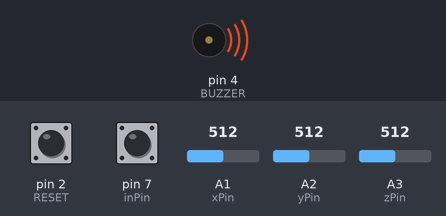
The sketch below on a simulated Arduino Uno, built with avr-gcc and run on an emulated ATmega328P. Shown: buzzer (waves = sounding, pin HIGH). Inputs (shaded band) come from the test bench; at power-on: pin 2 (RESET) HIGH, A1 (xPin) = 512, pin 7 (inPin) HIGH, A2 (yPin) = 512, A3 (zPin) = 512. What the sketch prints to the serial monitor is not drawn.

Above: at 1.2 s.
1.3 s: pin 2 (RESET) pulled LOW for 0.15 s
At 2.6 s:
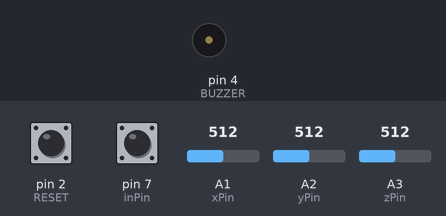
2.9 s: A1 (xPin) set to 482
At 4.4 s:
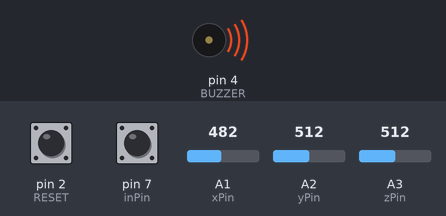
Timing chart, 0 to 5.9 s (numbered marks = the images above; inputs shaded):
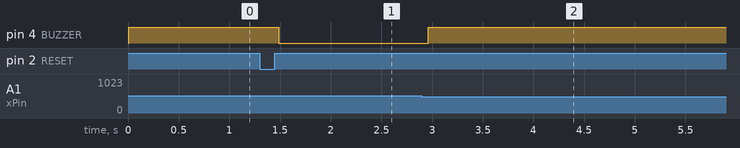

Measured:
- the behaviour switches between 499 and 498 on A1 (xPin) (found by bisection; images 1 and 2)
- after the input at 1.3 s, pin 4 (BUZZER): HIGH → LOW after 0.19 s
- after the input at 2.9 s, pin 4 (BUZZER): LOW → HIGH after 0.06 s

The sketch:

monitor_Backup.ino
```cpp
#include <Arduino.h>
#include <SoftwareSerial.h>

#define xPin A1
#define yPin A2
#define zPin A3
#define inPin 7
#define BUZZER 4
#define RESET 2

// HC-12 TX Pin, HC-12 RX Pin
SoftwareSerial HC12(11, 10);

//initializing variables
float last_x, last_y,last_z;
char movement,power='0';
String id= "123";
volatile int r_state;
int m_trig=0, p_trig=0;

//calibrated minimum and maximum Raw Ranges for each axis
int xMin = 267;
int xMax = 403;

int yMin = 263;
int yMax = 399;

int zMin = 285;
int zMax = 421;


// Multiple samples to reduce noise
const int samples = 10;

//Sensitivity value
const int sensitivity = 200;

void r_function (){
  r_state= digitalRead(RESET);

  if (r_state==LOW){
    power='1';
    movement='0';
    p_trig=0;
    m_trig=0;
  }

}

void setup()
{
  p_trig=0;
  m_trig=0;

  pinMode(inPin,INPUT);
  pinMode(RESET, INPUT_PULLUP);
  pinMode(BUZZER,OUTPUT);

  attachInterrupt(digitalPinToInterrupt(RESET),r_function,CHANGE);
  Serial.begin(115200);
  HC12.begin(9600);

  //Read ADC values
  int xRaw=0,yRaw=0,zRaw=0;
  for(int i=0;i<samples;i++)
  {
    xRaw+=analogRead(xPin);
    yRaw+=analogRead(yPin);
    zRaw+=analogRead(zPin);
  }

  //Avg. ADC values
  xRaw/=samples;
  yRaw/=samples;
  zRaw/=samples;

  //Convert ADC values to 'milli-Gs"
  long xMilliG = map(xRaw, xMin, xMax, -1000, 1000);
  long yMilliG = map(yRaw, yMin, yMax, -1000, 1000);
  long zMilliG = map(zRaw, zMin, zMax, -1000, 1000);

  //Store initial values for x,y and z
  last_x = xMilliG;
  last_y = yMilliG;
  last_z = zMilliG;

}


void loop()
{
  //Read ADC values
  int xRaw=0,yRaw=0,zRaw=0;
  for(int i=0;i<samples;i++)
  {
    xRaw+=analogRead(xPin);
    yRaw+=analogRead(yPin);
    zRaw+=analogRead(zPin);
  }

  //Avg. ADC values
  xRaw/=samples;
  yRaw/=samples;
  zRaw/=samples;

  //Convert ADC values to 'milli-Gs"
  long xMilliG = map(xRaw, xMin, xMax, -1000, 1000);
  long yMilliG = map(yRaw, yMin, yMax, -1000, 1000);
  long zMilliG = map(zRaw, zMin, zMax, -1000, 1000);

  //Convert long values to float
  float x_g_value = xMilliG;
  float y_g_value = yMilliG;
  float z_g_value = zMilliG;

   //Finding the diffrnce betwwen previous mG values
  if (((x_g_value-last_x)>sensitivity) || ((last_x-x_g_value)>sensitivity) || ((y_g_value-last_y)>sensitivity) || ((last_y-y_g_value)>sensitivity) || ((z_g_value-last_z)>sensitivity) || ((last_z-z_g_value)>sensitivity))
  {
    movement='1';
  }

  //Storing values for next ireteration
  last_x = x_g_value;
  last_y = y_g_value;
  last_z = z_g_value;


  //Power Status
  if (digitalRead(inPin)==LOW)
  {
    power='0';
  }


  if(power=='0' || movement=='1'|| power=='*'|| movement=='*'){
    digitalWrite(BUZZER, HIGH);
  }
  else{
    digitalWrite(BUZZER, LOW);
  }

  //Putting data together
  if(p_trig==1){
    power ='*';
  }
  if(m_trig==1){
    movement ='*';
  }

  String data= '$'+id+movement+power;

  // Send that data to HC-12
  HC12.print(data);

  if(power=='0'){
    p_trig=1;
  }

 if(movement=='1'){
    m_trig=1;
  }


  //Printing

  //MMMMMMMMMMMMMMMMMMMMMMMMMMMMMMMMMMM
  Serial.print(x_g_value,0);
  Serial.print("mG");
  Serial.print("\t");
  //MMMMMMMMMMMMMMMMMMMMMMMMMMMMMMMMMMM
  Serial.print(y_g_value,0);
  Serial.print("mG");
  Serial.print("\t");
  //MMMMMMMMMMMMMMMMMMMMMMMMMMMMMMMMMMM
  Serial.print(z_g_value,0);
  Serial.print("mG");
  Serial.print("\t");
  //MMMMMMMMMMMMMMMMMMMMMMMMMMMMMMMMMMM
  Serial.print("power: ");
  Serial.print(power);
  Serial.print("\t");
  //MMMMMMMMMMMMMMMMMMMMMMMMMMMMMMMMMMM
  Serial.print("movement: ");
  Serial.print(movement);
  Serial.print("\t");
  //MMMMMMMMMMMMMMMMMMMMMMMMMMMMMMMMMMM
  Serial.print("id: ");
  Serial.print(id);
  Serial.print("\t");
  Serial.print("\t");
  Serial.print("\t");
  //MMMMMMMMMMMMMMMMMMMMMMMMMMMMMMMMMMM
  Serial.print("data: ");
  Serial.print(data);
  Serial.println();


  delay(200);
}
```
